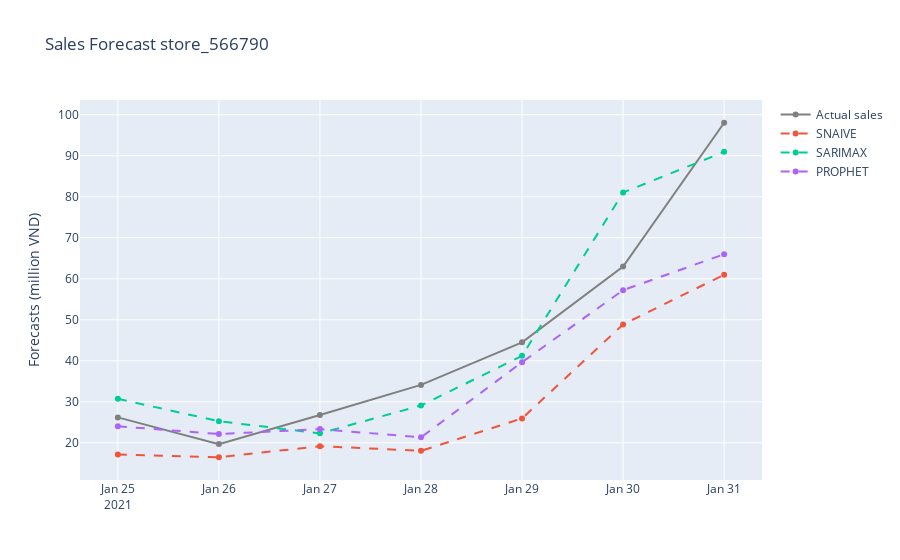

The notebook cell this image was saved under:
### Code cell
fig = go.Figure()

store = sample_ls[2]
x = sample_fc.loc[store,'fc_SNAIVE'].index

fig.add_trace(go.Scatter(x=x, 
                         y=sample_fc.loc[store,'sales'], 
                         name='Actual sales',
                         line={'color': 'grey'},
                         ))
fig.add_trace(go.Scatter(x=x, 
                         y=sample_fc.loc[store,'fc_SNAIVE'].values, 
                         name='SNAIVE',
                         line={'dash': 'dash'},
                         ))
fig.add_trace(go.Scatter(x=x, 
                         y=sample_fc.loc[store,'fc_ARIMA'], 
                         name='SARIMAX',
                         line={'dash': 'dash'},
                         ))
fig.add_trace(go.Scatter(x=x, 
                         y=sample_fc.loc[store,'fc_PROPHET']['yhat'].values, 
                         name='PROPHET',
                         line={'dash': 'dash'},
                         ))
fig.update_layout(title='Sales Forecast ' + store)
fig.update_yaxes(title_text='Forecasts (million VND)')

fig.show()

### Figure 1 — Plotly figure (JSON) as saved in the notebook; plotly's stock layout.template omitted (floating-point values rounded to 4 significant figures)
{"data": [{"line": {"color": "grey"}, "name": "Actual sales", "type": "scatter", "x": ["2021-01-25T00:00:00", "2021-01-26T00:00:00", "2021-01-27T00:00:00", "2021-01-28T00:00:00", "2021-01-29T00:00:00", "2021-01-30T00:00:00", "2021-01-31T00:00:00"], "y": [26.19, 19.67, 26.77, 34.11, 44.49, 62.96, 98.06]}, {"line": {"dash": "dash"}, "name": "SNAIVE", "type": "scatter", "x": ["2021-01-25T00:00:00", "2021-01-26T00:00:00", "2021-01-27T00:00:00", "2021-01-28T00:00:00", "2021-01-29T00:00:00", "2021-01-30T00:00:00", "2021-01-31T00:00:00"], "y": [17.13, 16.46, 19.17, 18.03, 25.95, 48.87, 60.99]}, {"line": {"dash": "dash"}, "name": "SARIMAX", "type": "scatter", "x": ["2021-01-25T00:00:00", "2021-01-26T00:00:00", "2021-01-27T00:00:00", "2021-01-28T00:00:00", "2021-01-29T00:00:00", "2021-01-30T00:00:00", "2021-01-31T00:00:00"], "y": [30.71, 25.26, 22.29, 29.09, 41.19, 81.04, 90.96]}, {"line": {"dash": "dash"}, "name": "PROPHET", "type": "scatter", "x": ["2021-01-25T00:00:00", "2021-01-26T00:00:00", "2021-01-27T00:00:00", "2021-01-28T00:00:00", "2021-01-29T00:00:00", "2021-01-30T00:00:00", "2021-01-31T00:00:00"], "y": [24.02, 22.13, 23.33, 21.32, 39.66, 57.22, 65.99]}], "layout": {"title": {"text": "Sales Forecast store_566790"}, "yaxis": {"title": {"text": "Forecasts (million VND)"}}}}
